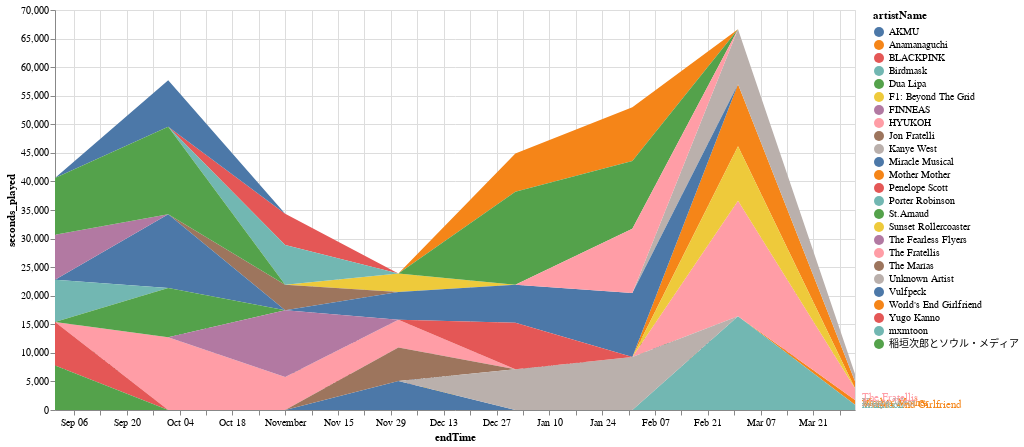

Notebook source saved alongside this figure:
### Code cell
# make the chart
alt.data_transformers.disable_max_rows()

chart = alt.Chart(long_listens).mark_area().encode(
    x = 'endTime',
    y = 'seconds_played',
    color = 'artistName'
).properties(
    height = 400,
    width = 800,
)


text = chart.mark_text(
    align='left',
    baseline='middle',
    dx=7
).encode(
    text='artistName'
)

text + chart

### Figure 1 — Vega-Lite specification as saved in the notebook (floating-point values rounded to 4 significant figures)
{"config": {"view": {"continuousWidth": 400, "continuousHeight": 300}}, "layer": [{"mark": {"type": "text", "align": "left", "baseline": "middle", "dx": 7}, "encoding": {"color": {"type": "nominal", "field": "artistName"}, "text": {"type": "nominal", "field": "artistName"}, "x": {"type": "temporal", "field": "endTime"}, "y": {"type": "quantitative", "field": "seconds_played"}}, "height": 400, "width": 800}, {"mark": "area", "encoding": {"color": {"type": "nominal", "field": "artistName"}, "x": {"type": "temporal", "field": "endTime"}, "y": {"type": "quantitative", "field": "seconds_played"}}, "height": 400, "width": 800}], "data": {"name": "data-7b728124152eb514a487059e59b25be8"}, "$schema": "https://vega.github.io/schema/vega-lite/v4.8.1.json", "datasets": {"data-7b728124152eb514a487059e59b25be8": [{"endTime": "2021-04-01T00:00:00", "artistName": "World's End Girlfriend", "seconds_played": 857.4}, {"endTime": "2021-04-01T00:00:00", "artistName": "mxmtoon", "seconds_played": 903.5}, {"endTime": "2021-04-01T00:00:00", "artistName": "Mother Mother", "seconds_played": 1211.0}, {"endTime": "2021-04-01T00:00:00", "artistName": "Kanye West", "seconds_played": 1279.0}, {"endTime": "2021-04-01T00:00:00", "artistName": "The Fratellis", "seconds_played": 2058.0}, {"endTime": "2020-12-01T00:00:00", "artistName": "F1: Beyond The Grid", "seconds_played": 3210.0}, {"endTime": "2020-11-01T00:00:00", "artistName": "Jon Fratelli", "seconds_played": 4426.0}, {"endTime": "2020-12-01T00:00:00", "artistName": "Miracle Musical", "seconds_played": 4848.0}, {"endTime": "2020-12-01T00:00:00", "artistName": "The Fratellis", "seconds_played": 4869.0}, {"endTime": "2020-12-01T00:00:00", "artistName": "Vulfpeck", "seconds_played": 5074.0}, {"endTime": "2020-11-01T00:00:00", "artistName": "BLACKPINK", "seconds_played": 5498.0}, {"endTime": "2020-11-01T00:00:00", "artistName": "The Fratellis", "seconds_played": 5792.0}, {"endTime": "2020-12-01T00:00:00", "artistName": "The Marías", "seconds_played": 5868.0}, {"endTime": "2021-01-01T00:00:00", "artistName": "Miracle Musical", "seconds_played": 6634.0}, {"endTime": "2021-01-01T00:00:00", "artistName": "Anamanaguchi", "seconds_played": 6699.0}, {"endTime": "2020-11-01T00:00:00", "artistName": "Birdmask", "seconds_played": 6960.0}, {"endTime": "2021-01-01T00:00:00", "artistName": "Unknown Artist", "seconds_played": 7138.0}, {"endTime": "2020-09-01T00:00:00", "artistName": "Porter Robinson", "seconds_played": 7398.0}, {"endTime": "2020-09-01T00:00:00", "artistName": "Yugo Kanno", "seconds_played": 7631.0}, {"endTime": "2020-09-01T00:00:00", "artistName": "稲垣次郎とソウル・メディア", "seconds_played": 7776.0}, {"endTime": "2020-09-01T00:00:00", "artistName": "FINNEAS", "seconds_played": 7863.0}, {"endTime": "2021-01-01T00:00:00", "artistName": "Penelope Scott", "seconds_played": 8131.0}, {"endTime": "2020-10-01T00:00:00", "artistName": "AKMU", "seconds_played": 8174.0}, {"endTime": "2020-10-01T00:00:00", "artistName": "St.Arnaud", "seconds_played": 8630.0}, {"endTime": "2021-02-01T00:00:00", "artistName": "Unknown Artist", "seconds_played": 9275.0}, {"endTime": "2021-02-01T00:00:00", "artistName": "Anamanaguchi", "seconds_played": 9375.0}, {"endTime": "2021-03-01T00:00:00", "artistName": "Sunset Rollercoaster", "seconds_played": 9551.0}, {"endTime": "2021-03-01T00:00:00", "artistName": "Kanye West", "seconds_played": 9614.0}, {"endTime": "2020-09-01T00:00:00", "artistName": "Dua Lipa", "seconds_played": 9921.0}, {"endTime": "2021-03-01T00:00:00", "artistName": "Mother Mother", "seconds_played": 10860.0}, {"endTime": "2021-02-01T00:00:00", "artistName": "HYUKOH", "seconds_played": 11200.0}, {"endTime": "2021-02-01T00:00:00", "artistName": "Miracle Musical", "seconds_played": 11220.0}, {"endTime": "2020-11-01T00:00:00", "artistName": "The Fearless Flyers", "seconds_played": 11680.0}, {"endTime": "2021-02-01T00:00:00", "artistName": "Dua Lipa", "seconds_played": 11890.0}, {"endTime": "2020-10-01T00:00:00", "artistName": "The Fratellis", "seconds_played": 12720.0}, {"endTime": "2020-10-01T00:00:00", "artistName": "Miracle Musical", "seconds_played": 12910.0}, {"endTime": "2020-10-01T00:00:00", "artistName": "Dua Lipa", "seconds_played": 15290.0}, {"endTime": "2021-01-01T00:00:00", "artistName": "Dua Lipa", "seconds_played": 16280.0}, {"endTime": "2021-03-01T00:00:00", "artistName": "mxmtoon", "seconds_played": 16400.0}, {"endTime": "2021-03-01T00:00:00", "artistName": "The Fratellis", "seconds_played": 20220.0}]}}
